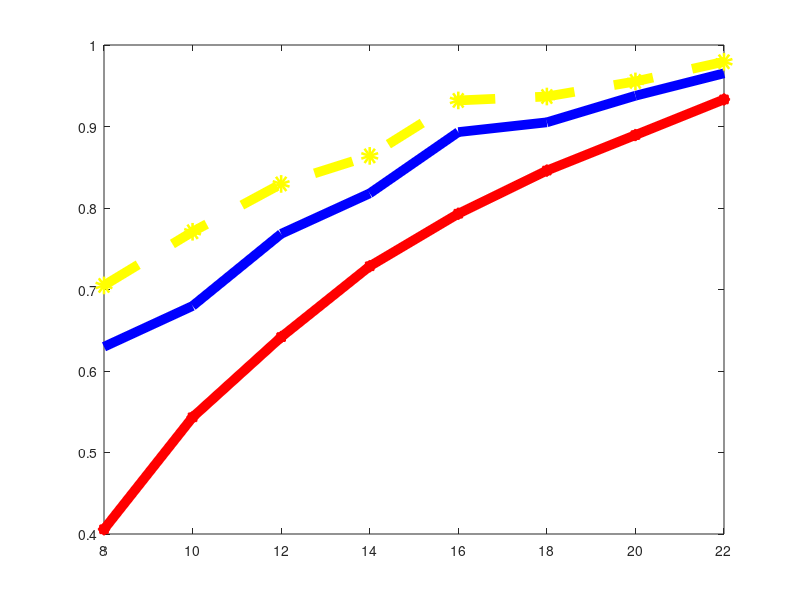

MATLAB code for this plot: (Note: this script raises an error after producing the figure.)
% 
% x = 1: 0.1 : 2;
% map = [0.209 0.2098 0.2104 0.2111 0.2121 0.2127 0.2134 0.214 0.2148 0.2152 0.2158];
% plot(x, map);
% xlabel('k1');
% ylabel('MAP');
% title('myBM25 MAP vs. k1');

% x = 0 : 200 : 1000;
% map = [0.216 0.2158 0.2158 0.2158 0.2158 0.2158];
% plot(x, map);
% xlabel('k3');
% ylabel('MAP');
% title('myBM25 MAP vs. k3');

% x = 0.1 : 0.1 : 0.8;
% myObjScore = [0.8874237114561513 0.7710148111716169 0.8188136148113507 0.8153660691348886 0.7777983333242986 0.8333527484521154 .833911606491867 0.9374006721189054 ];
% sensorObjScore = [0.4280903210869078 0.4204277492231784 0.42821688716716155 0.4341548273246564 0.42620940445851474 0.42637851647913144 0.41786966778730933 .42669586797426684];
% myStateScore = [0.8333333333333333 0.6535714285714286 0.7166666666666667 0.715 0.6416666666666666 0.7333333333333333 0.75 0.9];
% plot(x, myObjScore, '-b', 'LineWidth', 12);
% hold on;
% plot(x, sensorObjScore, '*r-', 'LineWidth', 12)
% hold on;
% plot(x, myStateScore, 'yo--', 'LineWidth', 12);
% legend('myObjScore', 'sensorObjScore', 'myStateScore', 0);
% xlabel('density');
% ylabel('fidelity');
% title('Effect of density');


% x = 1 : 1 : 10;
% myObjScore = [1 0.9771725888867018 0.9152789394043515 0.934406780881956 0.8366892049584596 0.8333964011333865 0.8315538636004332 0.8152271090749859 0.8240515249974066 0.8234017763074337 ];
% sensorObjScore = [0.41715148575152394 0.4239812206660624 0.411991013011413 0.44097550655017737 0.43171120580690225 0.42925454197531105 0.43925454197531105 0.42548027916387543 0.42286834243426014 0.41780705677830243 ];
% myStateScore = [1 0.9666666666666666 0.8666666666666666 0.9 0.7333333333333334 0.7333333333333333 0.7333333333333332 0.7 0.7333333333333334 0.725];
% plot(x, myObjScore, '-b', 'LineWidth', 12);
% hold on;
% plot(x, sensorObjScore, '*r-', 'LineWidth', 12)
% hold on;
% plot(x, myStateScore, 'yo--', 'LineWidth', 12);
% legend('myObjScore', 'sensorObjScore', 'myStateScore', 0);
% xlabel('objPerNode');
% ylabel('fidelity');
% title('Effect of object per node (density=0.7, dimension=30, nodeNum=10, stdDev=30)');

% x = 10 : 1 : 19;
% myObjScore = [1 1 1 0.9806476181570577 1 1 0.9770237390411374 0.9820366917610416 1.0 0.9791427438114411 ];
% sensorObjScore = [0.6638286159009998 0.658143359908764 0.6354936692655665 0.6210497114238887 0.6004358468874997 0.5812841879648349 0.5742958481625683 0.5612905040992195 0.5478207941805118 0.5369640825223825];
% myStateScore = [1 1 1 0.975 1 1 0.9666666666666666 0.975 1.0 0.9666666666666668];
% plot(x, myObjScore, '-b', 'LineWidth', 12);
% hold on;
% plot(x, sensorObjScore, '*r-', 'LineWidth', 12)
% hold on;
% plot(x, myStateScore, 'yo--', 'LineWidth', 12);
% legend('myObjScore', 'sensorObjScore', 'myStateScore', 0);
% xlabel('stdDev');
% ylabel('fidelity');
% title('Effect of standard Deviation (density=0.6, dimension=30, nodeNum=10)');
% 
% x = 1 : 1 : 10;
% myObjScore = [1 1.0 1 1 1 1 1 1 1 1];
% sensorObjScore = [0.6833422439219224 0.6754776712595074 0.6675258682623834 0.6592576281314356 0.650144551221691 0.6430008260872162 0.6342200580932328 0.6199228865 0.6004675280212762 0.5985776740864552];
% myStateScore = [1 1.0 1 1 1 1 1 1 1 1];
% plot(x, myObjScore, '-b', 'LineWidth', 6);
% hold on;
% plot(x, sensorObjScore, '*r-', 'LineWidth', 6)
% hold on;
% plot(x, myStateScore, 'yo--', 'LineWidth', 6);
% legend('myObjScore', 'sensorObjScore', 'myStateScore', 0);
% xlabel('mean');
% ylabel('fidelity');
% title('Effect of mean (density=0.6, dimension=30, nodeNum=30, stdDev=10)');

% x = 10 : 2 : 30;
% myObjScore = [0.8243330669182874 0.8407568412027503 0.8891109740140946  0.892008216638352 0.9205598976346707 0.9354847372202745 0.9769556047263415  0.9755839811911761 0.9785566435963527  0.9764048317686737 0.9750283098616332];
% sensorObjScore = [0.5489641510935381 0.5349786549177286 0.5121957198844216 0.5030894945749249 0.49921148601760257 0.5159035755958441 0.5168998466620696 0.5113485632528767 0.518849512375595  0.5161726924850997 0.5214361460048369];
% myStateScore = [.7  0.7333333333333333 0.8333333333333334 0.8333333333333333 0.8666666666666668  0.9 0.9666666666666666 0.9666666666666668 0.9666666666666668 0.9666666666666668 0.9666666666666668];
% plot(x, myObjScore, '-b', 'LineWidth', 6);
% hold on;
% plot(x, sensorObjScore, '*r-', 'LineWidth', 6)
% hold on;
% plot(x, myStateScore, 'yo--', 'LineWidth', 6);
% legend('myObjScore', 'sensorObjScore', 'myStateScore', 0);
% xlabel('dimension');
% ylabel('fidelity');
% title('Effect of dimension (density=0.6, objPerNode=10, nodeNum=30, range=100, mean=0, stdDev=20)');
% 
% x = 2 : 2 : 14;
% myObjScore = [1 0.9786608510371732 0.956965347901981 0.9552521276203674 0.9150825647538984 0.9101918901911118 0.8952892982114318];
% sensorObjScore = [0.5180785387162601 0.5053624270194889 0.5063329209881438 0.5370489145057558 0.5275913426213635  0.5372546046726956  0.5007008449762572];
% myStateScore = [1 0.9666666666666666 0.9333333333333332  0.9333333333333332  0.8666666666666666 0.8666666666666668  0.8333333333333333];
% plot(x, myObjScore, '-b', 'LineWidth', 6);
% hold on;
% plot(x, sensorObjScore, '*r-', 'LineWidth', 6)
% hold on;
% plot(x, myStateScore, 'yo--', 'LineWidth', 6);
% legend('myObjScore', 'sensorObjScore', 'myStateScore', 0);
% xlabel('objPerNode');
% ylabel('fidelity');
% title('Effect of objPerNode (density=0.6, dimension=20, nodeNum=30, range=100, mean=0, stdDev=20)');


% figure(1)
% subplot(1,2,1);
% x = 0.1 : 0.1 : 0.8;
% myObjScore = [0.9700000000000002 0.9479999999999997 0.845 0.8725 0.8366666666666666 0.8600000000000001 0.8633333333333334 0.9166666666666667 ];
% sensorObjScore1 = [0.9085714285714288 0.8939999999999995 0.885 0.9075 0.8833333333333335 0.8900000000000002 0.8833333333333337 0.9233333333333336 ];
% myStateScore1 = [0.9728571428571429 0.9479999999999997 0.845 0.88 0.84 0.8600000000000001 0.8666666666666668 0.9166666666666667 ];
% plot(x, myObjScore, '-b', 'LineWidth', 7);
% hold on;
% plot(x, sensorObjScore1, '*r-', 'LineWidth', 7)
% hold on;
% plot(x, myStateScore1, 'yo--', 'LineWidth', 7);
% legend('myObjScore', 'sensorObjScore', 'myStateScore', 0);
% xlabel('density');
% ylabel('fidelity');
% title('Effect of density(numPerNode=10, nodeNum=20, recall=0.9)');
% 
% subplot(1,2,2);
% x1 = 0.1 : 0.1 : 0.8;
% myObjScore1 = [0.964 0.9279999999999997 0.9419999999999997 0.8759999999999996 0.9039999999999994 0.9079999999999997 0.9099999999999996 0.8999999999999995 ];
% sensorObjScore1 = [0.8939999999999995 0.8919999999999995 0.9019999999999996 0.8879999999999995 0.9139999999999995 0.9039999999999994 0.9099999999999996 0.9059999999999994 ];
% myStateScore1 = [0.966  0.9379999999999998 0.9419999999999997 0.8839999999999997 0.9059999999999994  0.9139999999999996 0.9119999999999995 0.9059999999999995 ];
% plot(x1, myObjScore1, '-b', 'LineWidth', 7);
% hold on;
% plot(x1, sensorObjScore1, '*r-', 'LineWidth', 7)
% hold on;
% plot(x1, myStateScore1, 'yo--', 'LineWidth', 7);
% legend('myObjScore', 'sensorObjScore', 'myStateScore', 0);
% xlabel('density');
% ylabel('fidelity');
% title('Effect of density(numPerNode=10, nodeNum=20, recall=0.9, pathLength=5)');


% x = 1 : 1 : 8;
% myObjScore = [0.8127619047619044 0.6691794871794866 0.5817619047619046 0.4808928571428572 0.41633333333333344 0.47799999999999976 0.4755 0.39];
% sensorObjScore = [0.474361111111111 0.5187097902097901 0.504218253968254 0.48136904761904764 0.4990000000000001 0.524333333333333 0.5179999999999998 0.515];
% myStateScore = [0.9242539682539682 0.747910256410256 0.6531666666666667 0.5358333333333334 0.45433333333333326 0.511 0.49699999999999994 0.4075];
% plot(x, myObjScore, '-b', 'LineWidth', 7);
% hold on;
% plot(x, sensorObjScore, '*r-', 'LineWidth', 7)
% hold on;
% plot(x, myStateScore, 'yo--', 'LineWidth', 7);
% legend('myObjScore', 'sensorObjScore', 'myStateScore', 0);
% xlabel('average in/out degree', 'FontSize', 18);
% ylabel('fidelity', 'FontSize', 18);
% title('Effect of degree (objectNumPerNode=3, dimension=10, nodeNum=30, range=100, stdDev=30)', 'FontSize', 18);


% x = 1 : 1 : 9;
% myObjScore = [0.8165198412698412 0.6810155122655119 0.6540176767676766 0.5848991841491842   0.5408703796203796 0.37857647907647896 0.3723491785991787 0.36861871461871465 0.36744211344211336 ];
% sensorObjScore = [0.7204426406926404 0.576046176046176 0.5152095959595959 0.4778739316239315  0.4328843101343104 0.3776341991341991 0.3795321345321344 0.36098742923742927 0.3719681429681429 ];
% myStateScore = [0.8165198412698412 0.7256998556998556 0.7349015151515149 0.6613517871017873  0.64647205572205594 0.4444556277056275 0.48881951381951366 0.4706531801531802 0.4934731934731934 ];
% plot(x, myObjScore, '-b', 'LineWidth', 7);
% hold on;
% plot(x, sensorObjScore, '*r-', 'LineWidth', 7)
% hold on;
% plot(x, myStateScore, 'yo--', 'LineWidth', 7);
% legend('myObjScore', 'sensorObjScore', 'myStateScore', 0);
% xlabel('objPerNode', 'FontSize', 18);
% ylabel('fidelity', 'FontSize', 18);
% title('Effect of object per node (avgDegree=2, dimension=10, nodeNum=30)', 'FontSize', 18);


x = 8 : 2 : 22;
myObjScore = [ 0.6297070707070704 0.6798111888111884 0.7683044733044732 0.8179494949494948 0.893133838383838 0.9051262626262627 0.9377435897435898 0.9652670940170941 ];
sensorObjScore = [ 0.40578282828282836 0.5432171717171717 0.6415836940836941 0.7285353535353534 0.7929715007215005 0.8459343434343433 0.8895061605061599 0.9332060994560991 ];
myStateScore = [0.7049924242424246 0.7708581973581972 0.8295328282828284 0.863949494949495 0.9319783549783548 0.9367878787878787  0.9553034188034192 0.9794494949494948 ];
plot(x, myObjScore, '-b', 'LineWidth', 7);
hold on;
plot(x, sensorObjScore, '*r-', 'LineWidth', 7)
hold on;
plot(x, myStateScore, 'yo--', 'LineWidth', 7);
legend('myObjScore', 'sensorObjScore', 'myStateScore', 0);
xlabel('dimension', 'FontSize', 18);
ylabel('fidelity', 'FontSize', 18);
title('Effect of dimension (avgDegree=2, objPerNode=3, nodeNum=30, range=100, mean=0, stdDev=20)', 'FontSize', 18);
